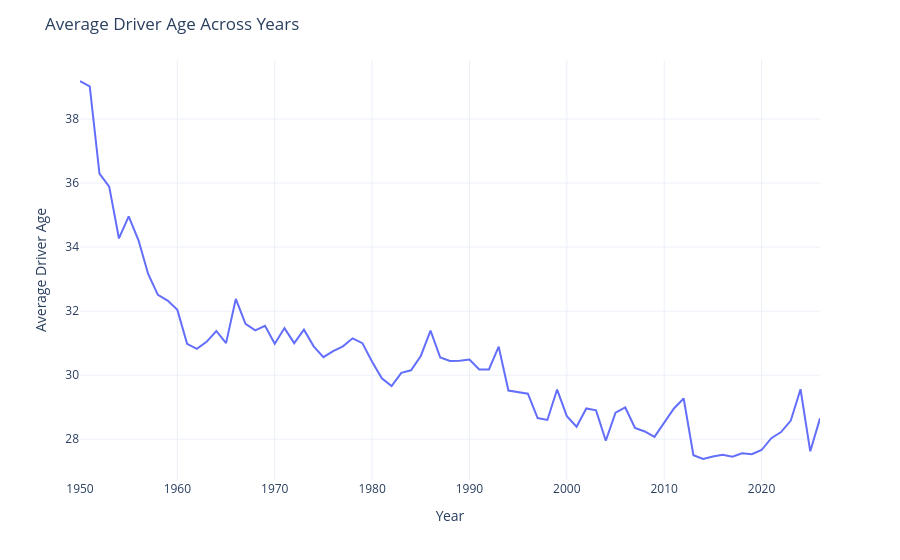

This figure's notebook cell:
### Markdown cell above
# Driver Stats

### Code cell
# average age of drivers across seasons
age_df = driver_results.groupby('year')['driver_age'].mean().round(2).reset_index()

fig = px.line(age_df, x='year', y='driver_age', template = "plotly_white")
fig.update_layout(
    title = "Average Driver Age Across Years",
    yaxis_title = "Average Driver Age",
    xaxis_title = "Year"
)
fig.show()

### Figure 1 — Plotly figure (JSON) as saved in the notebook; plotly's stock layout.template omitted (floating-point values rounded to 4 significant figures)
{"data": [{"hovertemplate": "year=%{x}<br>driver_age=%{y}<extra></extra>", "legendgroup": "", "line": {"color": "#636efa", "dash": "solid"}, "marker": {"symbol": "circle"}, "mode": "lines", "name": "", "orientation": "v", "showlegend": false, "type": "scatter", "x": [1950, 1951, 1952, 1953, 1954, 1955, 1956, 1957, 1958, 1959, 1960, 1961, 1962, 1963, 1964, 1965, 1966, 1967, 1968, 1969, 1970, 1971, 1972, 1973, 1974, 1975, 1976, 1977, 1978, 1979, 1980, 1981, 1982, 1983, 1984, 1985, 1986, 1987, 1988, 1989, 1990, 1991, 1992, 1993, 1994, 1995, 1996, 1997, 1998, 1999, 2000, 2001, 2002, 2003, 2004, 2005, 2006, 2007, 2008, 2009, 2010, 2011, 2012, 2013, 2014, 2015, 2016, 2017, 2018, 2019, 2020, 2021, 2022, 2023, 2024, 2025, 2026], "xaxis": "x", "y": [39.19, 39.02, 36.3, 35.89, 34.27, 34.96, 34.22, 33.16, 32.51, 32.33, 32.04, 30.98, 30.82, 31.04, 31.38, 31.0, 32.38, 31.6, 31.4, 31.54, 30.98, 31.47, 31.0, 31.42, 30.9, 30.56, 30.75, 30.9, 31.15, 31.0, 30.42, 29.9, 29.66, 30.07, 30.15, 30.6, 31.39, 30.55, 30.44, 30.45, 30.49, 30.18, 30.18, 30.89, 29.52, 29.48, 29.42, 28.66, 28.6, 29.55, 28.72, 28.39, 28.96, 28.9, 27.95, 28.83, 28.99, 28.35, 28.24, 28.07, 28.5, 28.96, 29.27, 27.5, 27.38, 27.46, 27.51, 27.45, 27.56, 27.53, 27.66, 28.03, 28.22, 28.58, 29.56, 27.62, 28.65], "yaxis": "y"}], "layout": {"autosize": true, "legend": {"tracegroupgap": 0}, "margin": {"t": 60}, "title": {"text": "Average Driver Age Across Years"}, "xaxis": {"anchor": "y", "autorange": true, "domain": [0, 1], "range": [1950, 2026], "title": {"text": "Year"}, "type": "linear"}, "yaxis": {"anchor": "x", "autorange": true, "domain": [0, 1], "range": [26.72, 39.85], "title": {"text": "Average Driver Age"}, "type": "linear"}}}
